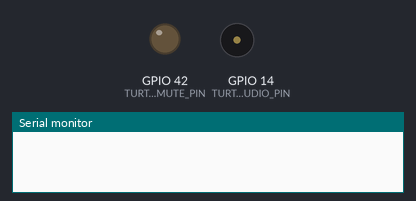
Bench run of a sketch on a simulated ESP32-S3. Shown: output pins drawn as LEDs (lit = HIGH), buzzer (waves = sounding), the last lines printed to the serial monitor. Pins used as bus, display or sensor lines are not drawn.

Above: at 0.0 s.
At 1.1 s:
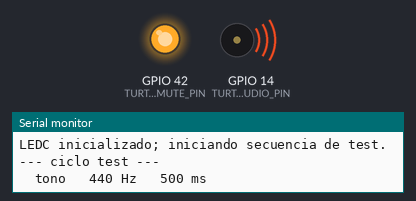
Timing chart, 0 to 41.0 s (numbered marks = the images above):
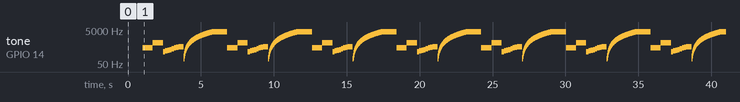

Measured:
- by itself, tone on GPIO 14 (TURTLE_AUDIO_PIN): plays 440 Hz for 0.70 s, 880 Hz for 0.70 s, 262 Hz for 0.15 s, 294 Hz for 0.15 s, 330 Hz for 0.15 s, 349 Hz for 0.15 s … (1470 notes in this stretch)

The sketch:

AudioBringup.ino
```cpp
// FantasyConsole - Audio M0 bring-up (spec/audio-v0.md)
//
// Sketch INDEPENDIENTE de TurtleReader. Sirve solo para validar el cableado
// del amplificador PAM8403 + altavoz 8Ω antes de integrar audio al firmware
// principal. Flashear este sketch en el ESP32-S3, escuchar la secuencia:
//
//   1) 440 Hz  (500 ms)
//   2) silencio (200 ms)
//   3) 880 Hz  (500 ms)
//   4) silencio (200 ms)
//   5) Escala C mayor C4..C5 (150 ms/nota)
//   6) silencio (200 ms)
//   7) Sweep lineal 100 Hz -> 4 kHz (2 s)
//   8) silencio (1 s) y repite
//
// Cableado (ver spec/audio-v0.md):
//
//   GPIO 14 --[ 1 kΩ ]--+-- L-IN PAM8403 -- (amp) --> altavoz 8Ω
//                       |
//                    [100 nF]
//                       |
//                      GND (comun con ESP32 y PAM8403 GND)
//
// El pin de mute (GPIO 42 -> SHDN del PAM8403) es opcional. Si el modulo se
// deja siempre encendido, comentar TURTLE_AUDIO_MUTE_PIN mas abajo.
//
// Para M1 (turtle_audio.cpp) cambiaremos a un carrier PWM fijo a ~30 kHz con
// modulacion de duty; aqui, para M0, LEDC directamente a la frecuencia de la
// nota es suficiente para verificar que se oye algo.

#include <Arduino.h>

#ifndef TURTLE_AUDIO_PIN
#define TURTLE_AUDIO_PIN 14
#endif

// Comentar la linea siguiente si no hay pin de mute cableado.
#ifndef TURTLE_AUDIO_MUTE_PIN
#define TURTLE_AUDIO_MUTE_PIN 42
#endif

// Resolucion LEDC. 8 bits basta para un cuadrado 50% (duty=128).
static const uint8_t kAudioResBits = 8;
static const uint32_t kAudioInitFreq = 440;

// Wrapper compatible con Arduino-ESP32 2.x y 3.x. La 3.x usa API por pin,
// la 2.x por canal.
// Duty al 50% del rango de 8 bits = maxima amplitud AC posible desde un pin
// single-ended. No hay margen para "subir volumen" desde software: subir el
// duty por encima de 128 reduce la amplitud AC (se acerca a DC alto), bajarlo
// hace lo mismo hacia DC bajo.
static const uint32_t kAudioMaxDuty = 128;  // 50% de 2^8

#if defined(ESP_ARDUINO_VERSION_MAJOR) && ESP_ARDUINO_VERSION_MAJOR >= 3
static void audio_attach(int pin, uint32_t freq, uint8_t res_bits) {
  ledcAttach(pin, freq, res_bits);
}
static void audio_tone(int pin, uint32_t freq) {
  ledcWriteTone(pin, freq);
  ledcWrite(pin, kAudioMaxDuty);  // forzamos 50% por si la version no lo hace
}
static void audio_silence(int pin) {
  ledcWrite(pin, 0);
}
#else
static const int kAudioChannel = 0;
static void audio_attach(int pin, uint32_t freq, uint8_t res_bits) {
  ledcSetup(kAudioChannel, freq, res_bits);
  ledcAttachPin(pin, kAudioChannel);
}
static void audio_tone(int pin, uint32_t freq) {
  (void)pin;
  ledcWriteTone(kAudioChannel, freq);
  ledcWrite(kAudioChannel, kAudioMaxDuty);  // forzamos 50% por si la version no lo hace
}
static void audio_silence(int pin) {
  (void)pin;
  ledcWrite(kAudioChannel, 0);
}
#endif

static void amp_enable(bool on) {
#ifdef TURTLE_AUDIO_MUTE_PIN
  digitalWrite(TURTLE_AUDIO_MUTE_PIN, on ? HIGH : LOW);
#else
  (void)on;
#endif
}

static void play_tone(uint32_t freq_hz, uint32_t duration_ms) {
  Serial.printf("  tono %5u Hz  %4u ms\n", (unsigned)freq_hz, (unsigned)duration_ms);
  audio_tone(TURTLE_AUDIO_PIN, freq_hz);
  delay(duration_ms);
}

static void play_silence(uint32_t duration_ms) {
  audio_silence(TURTLE_AUDIO_PIN);
  delay(duration_ms);
}

// C4..C5 en escala mayor (do, re, mi, fa, sol, la, si, do)
static const uint32_t kMajorScale[] = {262, 294, 330, 349, 392, 440, 494, 523};

static void play_scale() {
  Serial.println("Escala C4..C5:");
  for (uint32_t f : kMajorScale) {
    play_tone(f, 150);
  }
}

// Sweep lineal en frecuencia. Paso pequeño para que suene continuo.
static void play_sweep(uint32_t from_hz, uint32_t to_hz, uint32_t total_ms) {
  Serial.printf("Sweep %u -> %u Hz en %u ms\n",
                (unsigned)from_hz, (unsigned)to_hz, (unsigned)total_ms);
  const uint32_t steps = 200;
  const uint32_t step_ms = total_ms / steps;
  for (uint32_t i = 0; i < steps; i++) {
    const uint32_t f = from_hz + (to_hz - from_hz) * i / steps;
    audio_tone(TURTLE_AUDIO_PIN, f);
    delay(step_ms);
  }
}

void setup() {
  Serial.begin(115200);
  delay(1000);

  Serial.println();
  Serial.println("== FantasyConsole audio bring-up (M0) ==");
  Serial.printf("Pin audio (LEDC PWM) : GPIO %d\n", TURTLE_AUDIO_PIN);
#ifdef TURTLE_AUDIO_MUTE_PIN
  Serial.printf("Pin mute (SHDN)      : GPIO %d (HIGH = amp ON)\n", TURTLE_AUDIO_MUTE_PIN);
  pinMode(TURTLE_AUDIO_MUTE_PIN, OUTPUT);
  amp_enable(true);
#else
  Serial.println("Pin mute             : no cableado");
#endif

  audio_attach(TURTLE_AUDIO_PIN, kAudioInitFreq, kAudioResBits);
  audio_silence(TURTLE_AUDIO_PIN);
  Serial.println("LEDC inicializado; iniciando secuencia de test.");
}

void loop() {
  Serial.println("--- ciclo test ---");

  play_tone(440, 500);
  play_silence(200);

  play_tone(880, 500);
  play_silence(200);

  play_scale();
  play_silence(200);

  play_sweep(100, 4000, 2000);
  play_silence(1000);
}
```
